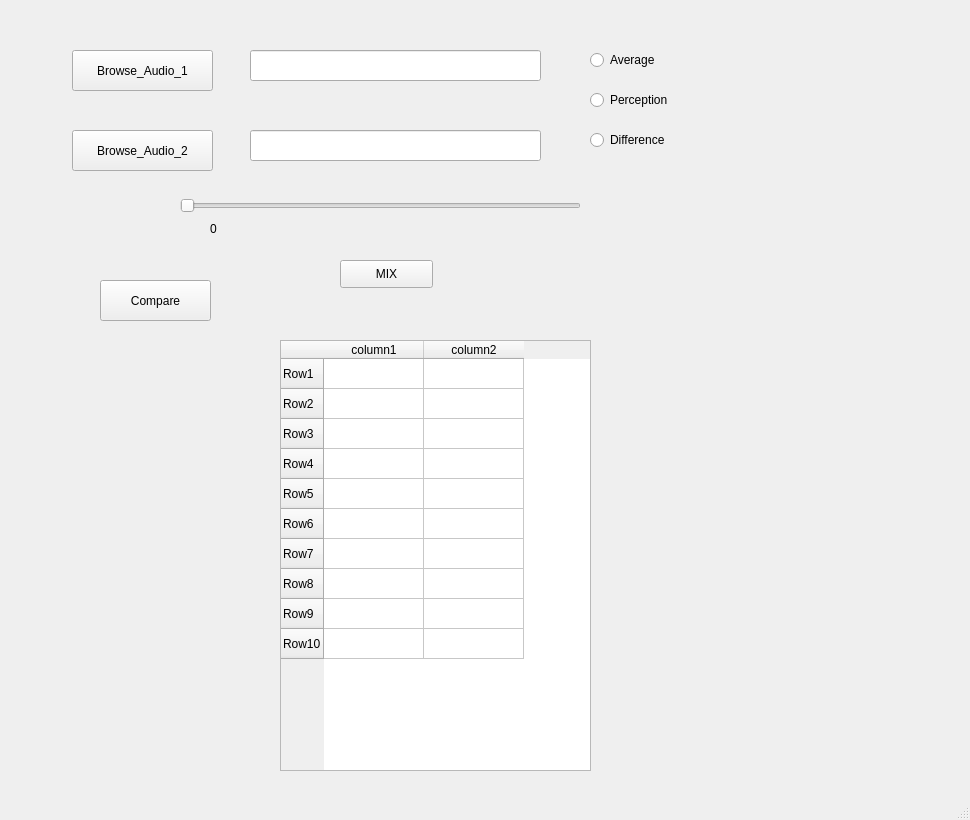
<?xml version="1.0" encoding="UTF-8"?>
<ui version="4.0">
 <class>MainWindow</class>
 <widget class="QMainWindow" name="MainWindow">
  <property name="geometry">
   <rect>
    <x>0</x>
    <y>0</y>
    <width>970</width>
    <height>820</height>
   </rect>
  </property>
  <property name="windowTitle">
   <string>MainWindow</string>
  </property>
  <widget class="QWidget" name="centralwidget">
   <widget class="QPushButton" name="audio1">
    <property name="geometry">
     <rect>
      <x>72</x>
      <y>50</y>
      <width>141</width>
      <height>41</height>
     </rect>
    </property>
    <property name="text">
     <string>Browse_Audio_1</string>
    </property>
   </widget>
   <widget class="QPushButton" name="audio2">
    <property name="geometry">
     <rect>
      <x>72</x>
      <y>130</y>
      <width>141</width>
      <height>41</height>
     </rect>
    </property>
    <property name="text">
     <string>Browse_Audio_2</string>
    </property>
   </widget>
   <widget class="QPushButton" name="compare">
    <property name="geometry">
     <rect>
      <x>100</x>
      <y>280</y>
      <width>111</width>
      <height>41</height>
     </rect>
    </property>
    <property name="text">
     <string>Compare</string>
    </property>
   </widget>
   <widget class="QSlider" name="percentage_slider">
    <property name="geometry">
     <rect>
      <x>180</x>
      <y>190</y>
      <width>401</width>
      <height>31</height>
     </rect>
    </property>
    <property name="maximum">
     <number>100</number>
    </property>
    <property name="orientation">
     <enum>Qt::Horizontal</enum>
    </property>
   </widget>
   <widget class="QPushButton" name="mix">
    <property name="geometry">
     <rect>
      <x>340</x>
      <y>260</y>
      <width>93</width>
      <height>28</height>
     </rect>
    </property>
    <property name="text">
     <string>MIX</string>
    </property>
   </widget>
   <widget class="QRadioButton" name="average">
    <property name="geometry">
     <rect>
      <x>590</x>
      <y>50</y>
      <width>95</width>
      <height>20</height>
     </rect>
    </property>
    <property name="text">
     <string>Average</string>
    </property>
   </widget>
   <widget class="QRadioButton" name="perception">
    <property name="geometry">
     <rect>
      <x>590</x>
      <y>90</y>
      <width>95</width>
      <height>20</height>
     </rect>
    </property>
    <property name="text">
     <string>Perception</string>
    </property>
   </widget>
   <widget class="QRadioButton" name="difference">
    <property name="geometry">
     <rect>
      <x>590</x>
      <y>130</y>
      <width>95</width>
      <height>20</height>
     </rect>
    </property>
    <property name="text">
     <string>Difference</string>
    </property>
   </widget>
   <widget class="QTableWidget" name="tableWidget">
    <property name="geometry">
     <rect>
      <x>280</x>
      <y>340</y>
      <width>311</width>
      <height>431</height>
     </rect>
    </property>
    <row>
     <property name="text">
      <string>Row1</string>
     </property>
    </row>
    <row>
     <property name="text">
      <string>Row2</string>
     </property>
    </row>
    <row>
     <property name="text">
      <string>Row3</string>
     </property>
    </row>
    <row>
     <property name="text">
      <string>Row4</string>
     </property>
    </row>
    <row>
     <property name="text">
      <string>Row5</string>
     </property>
    </row>
    <row>
     <property name="text">
      <string>Row6</string>
     </property>
    </row>
    <row>
     <property name="text">
      <string>Row7</string>
     </property>
    </row>
    <row>
     <property name="text">
      <string>Row8</string>
     </property>
    </row>
    <row>
     <property name="text">
      <string>Row9</string>
     </property>
    </row>
    <row>
     <property name="text">
      <string>Row10</string>
     </property>
    </row>
    <column>
     <property name="text">
      <string>column1</string>
     </property>
    </column>
    <column>
     <property name="text">
      <string>column2</string>
     </property>
    </column>
   </widget>
   <widget class="QLineEdit" name="lineEdit">
    <property name="geometry">
     <rect>
      <x>250</x>
      <y>50</y>
      <width>291</width>
      <height>31</height>
     </rect>
    </property>
   </widget>
   <widget class="QLineEdit" name="lineEdit_2">
    <property name="geometry">
     <rect>
      <x>250</x>
      <y>130</y>
      <width>291</width>
      <height>31</height>
     </rect>
    </property>
   </widget>
   <widget class="QLabel" name="percentage_label">
    <property name="geometry">
     <rect>
      <x>210</x>
      <y>220</y>
      <width>67</width>
      <height>17</height>
     </rect>
    </property>
    <property name="text">
     <string>0</string>
    </property>
   </widget>
  </widget>
  <widget class="QMenuBar" name="menubar">
   <property name="geometry">
    <rect>
     <x>0</x>
     <y>0</y>
     <width>970</width>
     <height>22</height>
    </rect>
   </property>
  </widget>
  <widget class="QStatusBar" name="statusbar"/>
 </widget>
 <resources/>
 <connections>
  <connection>
   <sender>percentage_slider</sender>
   <signal>sliderMoved(int)</signal>
   <receiver>percentage_label</receiver>
   <slot>setNum(int)</slot>
   <hints>
    <hint type="sourcelabel">
     <x>380</x>
     <y>227</y>
    </hint>
    <hint type="destinationlabel">
     <x>243</x>
     <y>250</y>
    </hint>
   </hints>
  </connection>
 </connections>
</ui>
